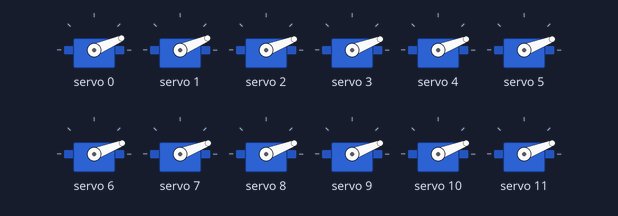
Simulated run of this sketch. Board: ESP32. Parts: 12 × servo.

Above: at 0.05 s.
At 0.5 s:
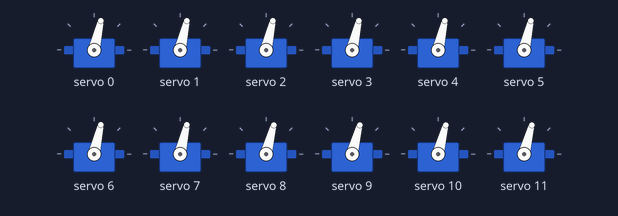
At 1.0 s:
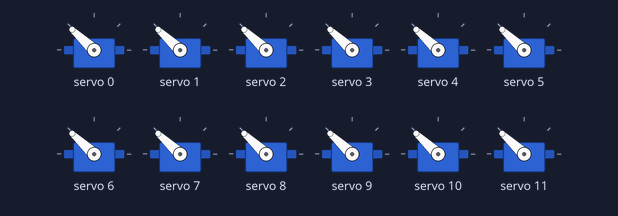
At 1.95 s:
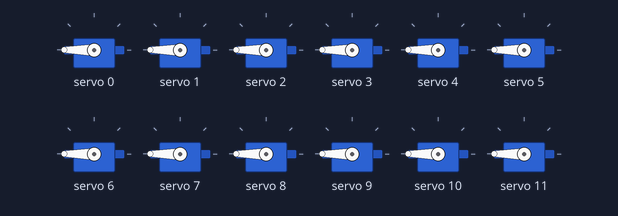
At 2.9 s:
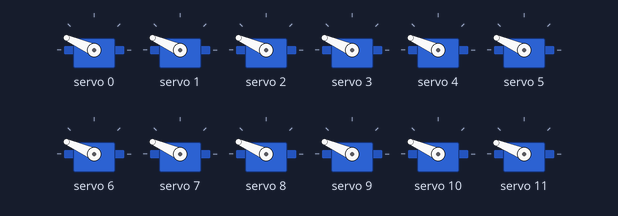
At 3.9 s:
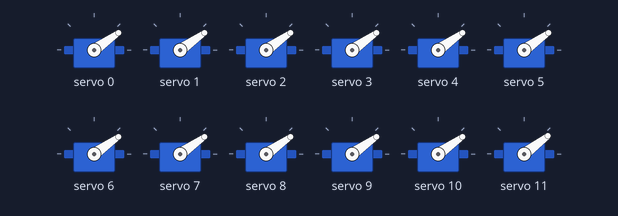
Timing chart, 0 to 5.9 s (numbered marks = the images above):
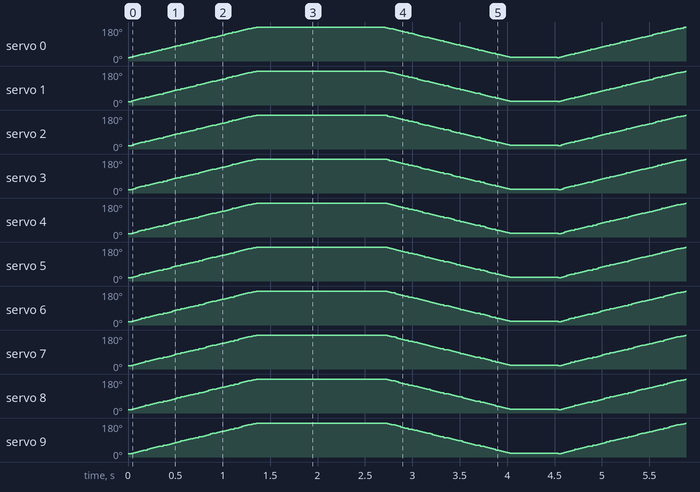

The sketch:

PCA9685_Sweep_Test.ino
```cpp
#include <Wire.h>
#include <Adafruit_PWMServoDriver.h>

Adafruit_PWMServoDriver pwm = Adafruit_PWMServoDriver(0x40);

void setup() {
  Serial.begin(115200);
  Wire.begin(21, 22);
  pwm.begin();
  pwm.setOscillatorFrequency(27000000);
  pwm.setPWMFreq(50);  // 50Hz for servos
}

void loop() {
  // Servo motor test on all PCA board channels (shotgun debugging)
  for (uint16_t p = 150; p < 600; p += 5) {
    for (uint8_t i = 0; i < 16; i++) {
      pwm.setPWM(i, 0, p);
    }
    delay(10);
  }
  delay(500);
  for (uint16_t p = 600; p > 150; p -= 5) {
    for (uint8_t i = 0; i < 16; i++) {
      pwm.setPWM(i, 0, p);
    }
    delay(10);
  }
  delay(500);
}
```
